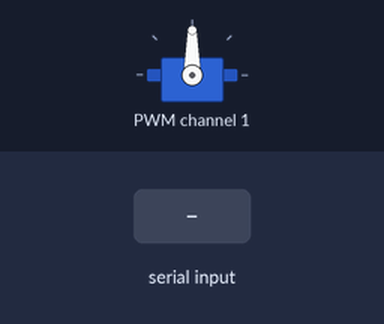
Recording of a program running on a simulated Raspberry Pi (BCM pin numbers). On the bench: servo. The inputs (shaded band) are chosen by the test bench. Servo angles are drawn from the pulse width (0.5 ms = 0°, 2.5 ms = 180°); what the program prints to the terminal is not drawn.

Above: at 4.2 s.
4.3 s: "n" typed at the terminal, then Enter
6.8 s: "5" typed at the terminal, then Enter
Timing chart, 0 to 9.8 s (numbered marks = the images above; inputs shaded):
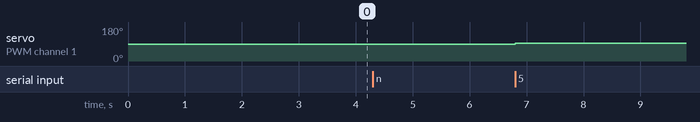

The program:

servo_test.py
```python
#!/usr/bin/env python3
import time
from board import SCL, SDA
import busio
from adafruit_pca9685 import PCA9685

SERVO_CH = 1  # サーボのチャンネル
CENTER_US = 1500  # 中央位置（マイクロ秒）
MIN_US = 1000     # 最小値（目安）
MAX_US = 2000     # 最大値（目安）

def set_position(pca, us: int) -> None:
    """サーボの位置をマイクロ秒で設定"""
    duty = int(us / 20000 * 65535)
    duty = max(0, min(65535, duty))
    pca.channels[SERVO_CH].duty_cycle = duty

def move_to(pca, us: int, wait: float = 0.5) -> None:
    """サーボを指定位置に移動"""
    print(f"Move to {us}us")
    set_position(pca, us)
    time.sleep(wait)  # サーボが移動する時間を確保

def center(pca) -> None:
    """サーボを中央位置に戻す"""
    print("Returning to center...")
    move_to(pca, CENTER_US, 1.0)

def sweep_range(pca, start_us: int, end_us: int, step: int = 50, delay: float = 0.3) -> None:
    """指定範囲をスイープして動作を確認"""
    print(f"\nSweeping from {start_us}us to {end_us}us (step: {step}us)")
    if start_us < end_us:
        range_us = range(start_us, end_us + 1, step)
    else:
        range_us = range(start_us, end_us - 1, -step)

    for us in range_us:
        print(f"  {us}us", end="", flush=True)
        set_position(pca, us)
        time.sleep(delay)
    print()

def find_limits(pca) -> tuple[int, int, int]:
    """インタラクティブにサーボの限界位置を探索"""
    print("\n=== Finding servo limits ===")
    print("Watch the servo movement and press Enter to continue, 'n' to stop")

    # 左方向（小さい値）を探索
    print("\n--- Testing RIGHT direction (smaller values) ---")
    right_limit = MIN_US
    for us in range(CENTER_US, MIN_US - 50, -50):
        move_to(pca, us, 1.0)
        response = input(f"  At {us}us - Continue? (Enter/n): ").strip().lower()
        if response == 'n':
            right_limit = us
            break
    else:
        right_limit = MIN_US

    center(pca)

    # 右方向（大きい値）を探索
    print("\n--- Testing LEFT direction (larger values) ---")
    left_limit = MAX_US
    for us in range(CENTER_US, MAX_US + 50, 50):
        move_to(pca, us, 1.0)
        response = input(f"  At {us}us - Continue? (Enter/n): ").strip().lower()
        if response == 'n':
            left_limit = us
            break
    else:
        left_limit = MAX_US

    # 中央位置を確認
    print("\n--- Finding neutral/center position ---")
    center_us = CENTER_US
    move_to(pca, CENTER_US, 1.0)
    response = input(f"  Is {CENTER_US}us the center? (Enter to confirm, or enter value): ").strip()
    if response:
        try:
            center_us = int(response)
            move_to(pca, center_us, 1.0)
        except ValueError:
            pass

    return right_limit, center_us, left_limit

def test_found_values(pca, left: int, center: int, right: int) -> None:
    """見つけた値をテスト"""
    print(f"\n=== Testing found values ===")
    print(f"LEFT: {left}us, CENTER: {center}us, RIGHT: {right}us")

    move_to(pca, center, 2.0)
    move_to(pca, left, 2.0)
    move_to(pca, center, 2.0)
    move_to(pca, right, 2.0)
    move_to(pca, center, 2.0)

    print("\nSmooth sweep test:")
    sweep_range(pca, left, right, step=20, delay=0.1)
    center(pca)

def main() -> None:
    print("=== Servo Motor Test ===")
    print("Finding neutral position and operating range.")
    print("Ctrl+C to stop anytime.\n")

    i2c = busio.I2C(SCL, SDA)
    pca = PCA9685(i2c)
    pca.frequency = 50  # 50Hz for servos

    try:
        # 初期化：中央位置に移動
        print("Initializing to center position...")
        center(pca)
        time.sleep(1.0)

        # 範囲を探索
        left, center_val, right = find_limits(pca)

        # 見つけた値をテスト
        test_found_values(pca, left, center_val, right)

        # 結果を表示
        print("\n" + "="*50)
        print("FINAL VALUES:")
        print(f"  LEFT (full left):   {left}us")
        print(f"  CENTER (neutral):   {center_val}us")
        print(f"  RIGHT (full right): {right}us")
        print(f"  RANGE: {right - left}us ({left - center_val}us left, {right - center_val}us right)")
        print("="*50)

    except KeyboardInterrupt:
        print("\n[Interrupted by user]")
    finally:
        try:
            center(pca)
        except Exception:
            pass
        pca.deinit()
        print("\nServo returned to center. Deinitialized.")

if __name__ == "__main__":
    main()
```

Measured:
- after the input at 4.3 s, every drawn part: stays the same
- after the input at 6.8 s, servo on PWM channel 1: 90° → 94° at once
